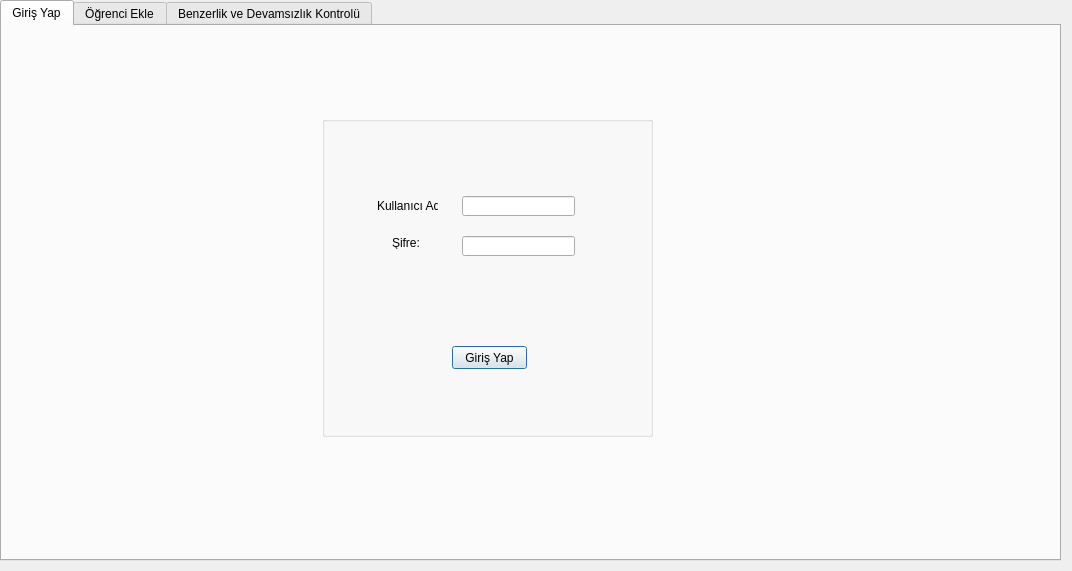
<?xml version="1.0" encoding="UTF-8"?>
<ui version="4.0">
 <class>Dialog</class>
 <widget class="QDialog" name="Dialog">
  <property name="geometry">
   <rect>
    <x>0</x>
    <y>0</y>
    <width>1072</width>
    <height>571</height>
   </rect>
  </property>
  <property name="windowTitle">
   <string>Dialog</string>
  </property>
  <widget class="QTabWidget" name="tabWidget">
   <property name="geometry">
    <rect>
     <x>0</x>
     <y>0</y>
     <width>1061</width>
     <height>561</height>
    </rect>
   </property>
   <property name="currentIndex">
    <number>0</number>
   </property>
   <widget class="QWidget" name="tab">
    <attribute name="title">
     <string>Giriş Yap</string>
    </attribute>
    <widget class="QGroupBox" name="groupBox">
     <property name="geometry">
      <rect>
       <x>320</x>
       <y>90</y>
       <width>331</width>
       <height>321</height>
      </rect>
     </property>
     <property name="title">
      <string/>
     </property>
     <widget class="QLineEdit" name="k_adi">
      <property name="geometry">
       <rect>
        <x>140</x>
        <y>80</y>
        <width>113</width>
        <height>20</height>
       </rect>
      </property>
     </widget>
     <widget class="QLineEdit" name="sf">
      <property name="geometry">
       <rect>
        <x>140</x>
        <y>120</y>
        <width>113</width>
        <height>20</height>
       </rect>
      </property>
     </widget>
     <widget class="QPushButton" name="giris">
      <property name="geometry">
       <rect>
        <x>130</x>
        <y>230</y>
        <width>75</width>
        <height>23</height>
       </rect>
      </property>
      <property name="text">
       <string>Giriş Yap</string>
      </property>
     </widget>
     <widget class="QLabel" name="mesaj">
      <property name="geometry">
       <rect>
        <x>15</x>
        <y>290</y>
        <width>301</width>
        <height>20</height>
       </rect>
      </property>
      <property name="text">
       <string/>
      </property>
     </widget>
     <widget class="QLabel" name="a">
      <property name="geometry">
       <rect>
        <x>55</x>
        <y>80</y>
        <width>61</width>
        <height>20</height>
       </rect>
      </property>
      <property name="text">
       <string>Kullanıcı Adı:</string>
      </property>
     </widget>
     <widget class="QLabel" name="b">
      <property name="geometry">
       <rect>
        <x>70</x>
        <y>120</y>
        <width>46</width>
        <height>13</height>
       </rect>
      </property>
      <property name="text">
       <string>Şifre:</string>
      </property>
     </widget>
    </widget>
   </widget>
   <widget class="QWidget" name="tab_2">
    <attribute name="title">
     <string>Öğrenci Ekle</string>
    </attribute>
    <widget class="QLabel" name="c">
     <property name="geometry">
      <rect>
       <x>140</x>
       <y>240</y>
       <width>46</width>
       <height>13</height>
      </rect>
     </property>
     <property name="text">
      <string>Tc.No:</string>
     </property>
    </widget>
    <widget class="QLabel" name="d">
     <property name="geometry">
      <rect>
       <x>130</x>
       <y>270</y>
       <width>61</width>
       <height>20</height>
      </rect>
     </property>
     <property name="text">
      <string>Adı Soyadı:</string>
     </property>
    </widget>
    <widget class="QPushButton" name="ekle">
     <property name="geometry">
      <rect>
       <x>210</x>
       <y>400</y>
       <width>75</width>
       <height>23</height>
      </rect>
     </property>
     <property name="text">
      <string>Ekle</string>
     </property>
    </widget>
    <widget class="QComboBox" name="comboBox_2">
     <property name="geometry">
      <rect>
       <x>220</x>
       <y>310</y>
       <width>111</width>
       <height>22</height>
      </rect>
     </property>
    </widget>
    <widget class="QLabel" name="e">
     <property name="geometry">
      <rect>
       <x>140</x>
       <y>320</y>
       <width>46</width>
       <height>13</height>
      </rect>
     </property>
     <property name="text">
      <string>Sınıf:</string>
     </property>
    </widget>
    <widget class="QLineEdit" name="tc">
     <property name="geometry">
      <rect>
       <x>220</x>
       <y>240</y>
       <width>113</width>
       <height>20</height>
      </rect>
     </property>
    </widget>
    <widget class="QLineEdit" name="ad_soyad">
     <property name="geometry">
      <rect>
       <x>220</x>
       <y>270</y>
       <width>113</width>
       <height>20</height>
      </rect>
     </property>
    </widget>
    <widget class="QLabel" name="label_3">
     <property name="geometry">
      <rect>
       <x>440</x>
       <y>20</y>
       <width>511</width>
       <height>391</height>
      </rect>
     </property>
     <property name="text">
      <string/>
     </property>
    </widget>
    <widget class="QPushButton" name="FotografCek">
     <property name="geometry">
      <rect>
       <x>620</x>
       <y>460</y>
       <width>75</width>
       <height>23</height>
      </rect>
     </property>
     <property name="text">
      <string>Fotoğraf Çek</string>
     </property>
    </widget>
    <widget class="QPushButton" name="KameraAc">
     <property name="geometry">
      <rect>
       <x>820</x>
       <y>470</y>
       <width>75</width>
       <height>23</height>
      </rect>
     </property>
     <property name="text">
      <string>Kamera Aç</string>
     </property>
    </widget>
   </widget>
   <widget class="QWidget" name="tab_3">
    <attribute name="title">
     <string>Benzerlik ve Devamsızlık Kontrolü</string>
    </attribute>
    <widget class="QLabel" name="label_11">
     <property name="geometry">
      <rect>
       <x>20</x>
       <y>20</y>
       <width>311</width>
       <height>231</height>
      </rect>
     </property>
     <property name="text">
      <string/>
     </property>
    </widget>
    <widget class="QLabel" name="label_12">
     <property name="geometry">
      <rect>
       <x>60</x>
       <y>330</y>
       <width>171</width>
       <height>191</height>
      </rect>
     </property>
     <property name="text">
      <string/>
     </property>
    </widget>
    <widget class="QPushButton" name="FotografCek_2">
     <property name="geometry">
      <rect>
       <x>30</x>
       <y>260</y>
       <width>75</width>
       <height>23</height>
      </rect>
     </property>
     <property name="text">
      <string>Fotoğraf Çek</string>
     </property>
    </widget>
    <widget class="QPushButton" name="KameraAc_2">
     <property name="geometry">
      <rect>
       <x>140</x>
       <y>260</y>
       <width>75</width>
       <height>23</height>
      </rect>
     </property>
     <property name="text">
      <string>Kamera Aç</string>
     </property>
    </widget>
    <widget class="QTableWidget" name="ogr_list">
     <property name="geometry">
      <rect>
       <x>440</x>
       <y>40</y>
       <width>191</width>
       <height>171</height>
      </rect>
     </property>
    </widget>
    <widget class="QTableWidget" name="ogr_list2">
     <property name="geometry">
      <rect>
       <x>320</x>
       <y>310</y>
       <width>361</width>
       <height>192</height>
      </rect>
     </property>
    </widget>
    <widget class="QComboBox" name="comboBox">
     <property name="geometry">
      <rect>
       <x>520</x>
       <y>10</y>
       <width>101</width>
       <height>22</height>
      </rect>
     </property>
    </widget>
    <widget class="QLabel" name="x">
     <property name="geometry">
      <rect>
       <x>440</x>
       <y>10</y>
       <width>61</width>
       <height>16</height>
      </rect>
     </property>
     <property name="text">
      <string>Sınıf Seçiniz:</string>
     </property>
    </widget>
    <widget class="QPushButton" name="mse_button">
     <property name="geometry">
      <rect>
       <x>360</x>
       <y>270</y>
       <width>75</width>
       <height>23</height>
      </rect>
     </property>
     <property name="text">
      <string>MSE</string>
     </property>
    </widget>
    <widget class="QPushButton" name="psnr_button">
     <property name="geometry">
      <rect>
       <x>460</x>
       <y>270</y>
       <width>75</width>
       <height>23</height>
      </rect>
     </property>
     <property name="text">
      <string>PSNR</string>
     </property>
    </widget>
    <widget class="QPushButton" name="ssim_button">
     <property name="geometry">
      <rect>
       <x>570</x>
       <y>270</y>
       <width>75</width>
       <height>23</height>
      </rect>
     </property>
     <property name="text">
      <string>SSİM</string>
     </property>
    </widget>
    <widget class="QSlider" name="slider">
     <property name="geometry">
      <rect>
       <x>370</x>
       <y>220</y>
       <width>160</width>
       <height>22</height>
      </rect>
     </property>
     <property name="orientation">
      <enum>Qt::Horizontal</enum>
     </property>
    </widget>
    <widget class="QPushButton" name="g_ekle">
     <property name="geometry">
      <rect>
       <x>600</x>
       <y>220</y>
       <width>75</width>
       <height>23</height>
      </rect>
     </property>
     <property name="text">
      <string>Gürültü Ekle</string>
     </property>
    </widget>
    <widget class="QLineEdit" name="deger">
     <property name="geometry">
      <rect>
       <x>540</x>
       <y>220</y>
       <width>51</width>
       <height>20</height>
      </rect>
     </property>
     <property name="readOnly">
      <bool>true</bool>
     </property>
    </widget>
    <widget class="QLineEdit" name="m_deger">
     <property name="geometry">
      <rect>
       <x>370</x>
       <y>290</y>
       <width>51</width>
       <height>20</height>
      </rect>
     </property>
     <property name="readOnly">
      <bool>true</bool>
     </property>
    </widget>
    <widget class="QLineEdit" name="p_deger">
     <property name="geometry">
      <rect>
       <x>470</x>
       <y>290</y>
       <width>51</width>
       <height>20</height>
      </rect>
     </property>
     <property name="readOnly">
      <bool>true</bool>
     </property>
    </widget>
    <widget class="QLineEdit" name="s_deger">
     <property name="geometry">
      <rect>
       <x>580</x>
       <y>290</y>
       <width>51</width>
       <height>20</height>
      </rect>
     </property>
     <property name="readOnly">
      <bool>true</bool>
     </property>
    </widget>
    <widget class="QLabel" name="label_9">
     <property name="geometry">
      <rect>
       <x>710</x>
       <y>20</y>
       <width>171</width>
       <height>201</height>
      </rect>
     </property>
     <property name="text">
      <string/>
     </property>
    </widget>
    <widget class="QLabel" name="sonuc">
     <property name="geometry">
      <rect>
       <x>710</x>
       <y>260</y>
       <width>171</width>
       <height>201</height>
      </rect>
     </property>
     <property name="text">
      <string/>
     </property>
    </widget>
    <widget class="QLabel" name="label">
     <property name="geometry">
      <rect>
       <x>710</x>
       <y>220</y>
       <width>171</width>
       <height>16</height>
      </rect>
     </property>
     <property name="text">
      <string/>
     </property>
    </widget>
    <widget class="QLabel" name="label_2">
     <property name="geometry">
      <rect>
       <x>720</x>
       <y>490</y>
       <width>151</width>
       <height>16</height>
      </rect>
     </property>
     <property name="text">
      <string/>
     </property>
    </widget>
    <widget class="QLabel" name="label_4">
     <property name="geometry">
      <rect>
       <x>30</x>
       <y>300</y>
       <width>81</width>
       <height>21</height>
      </rect>
     </property>
     <property name="text">
      <string>Bulunan Yüzler:</string>
     </property>
    </widget>
    <widget class="QComboBox" name="comboBox_3">
     <property name="geometry">
      <rect>
       <x>120</x>
       <y>300</y>
       <width>141</width>
       <height>22</height>
      </rect>
     </property>
    </widget>
    <widget class="QLabel" name="label_5">
     <property name="geometry">
      <rect>
       <x>920</x>
       <y>290</y>
       <width>91</width>
       <height>16</height>
      </rect>
     </property>
     <property name="text">
      <string>Geldiği Gün Sayısı:</string>
     </property>
    </widget>
    <widget class="QLabel" name="label_6">
     <property name="geometry">
      <rect>
       <x>920</x>
       <y>320</y>
       <width>46</width>
       <height>13</height>
      </rect>
     </property>
     <property name="text">
      <string/>
     </property>
    </widget>
    <widget class="QLabel" name="label_7">
     <property name="geometry">
      <rect>
       <x>930</x>
       <y>420</y>
       <width>111</width>
       <height>16</height>
      </rect>
     </property>
     <property name="text">
      <string>Gelmediği Gün Sayısı:</string>
     </property>
    </widget>
    <widget class="QLabel" name="label_8">
     <property name="geometry">
      <rect>
       <x>930</x>
       <y>440</y>
       <width>46</width>
       <height>13</height>
      </rect>
     </property>
     <property name="text">
      <string/>
     </property>
    </widget>
   </widget>
  </widget>
 </widget>
 <resources/>
 <connections/>
</ui>
